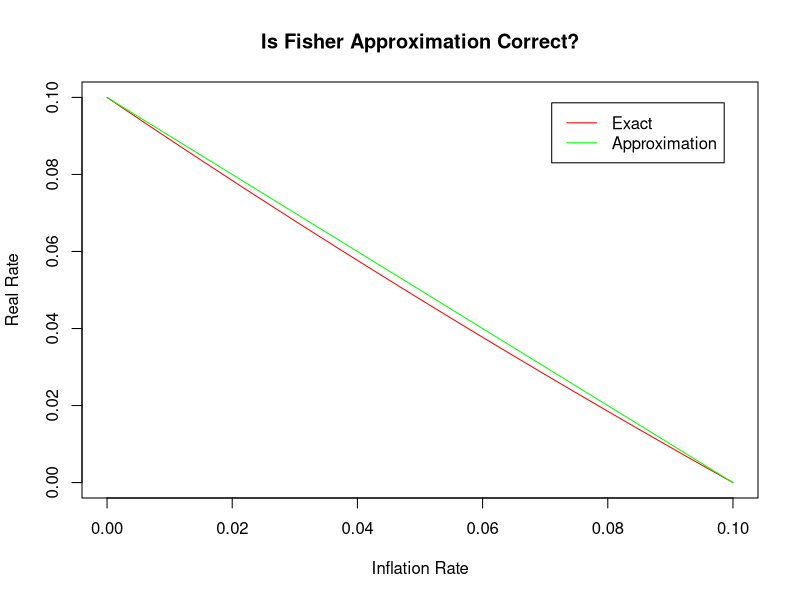
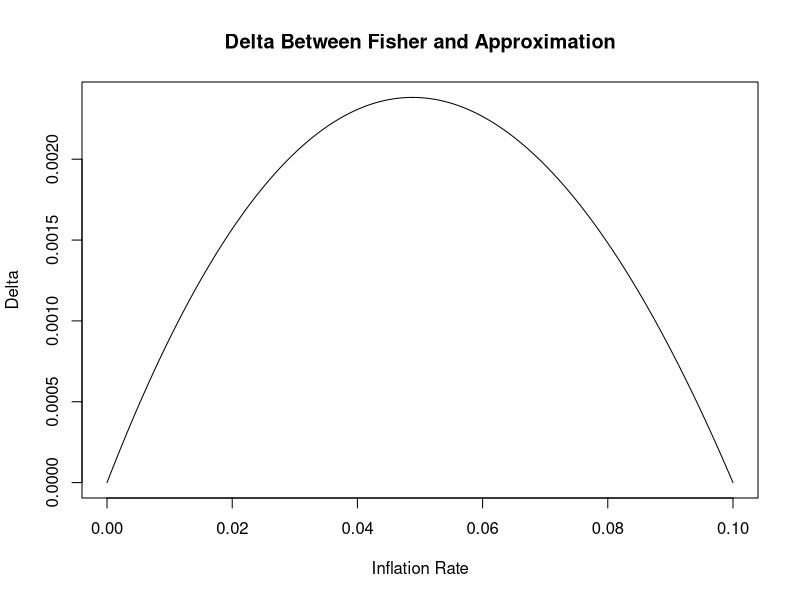

These figures' R source, in order: (Note: this script raises an error after producing the figures.)
# Set the nominal interest rate and range of inflation values
i <- 0.1  # Fixed nominal interest rate (10%)
pi <- seq(0, 0.1, 0.0001)  # Inflation values from 0% to 10%

# Exact Fisher Equation
y1 <- function(i, pi) {
  return((1 + i) / (1 + pi) - 1)
}

# Approximate Fisher Equation
y2 <- function(i, pi) {
  return(i - pi)
}

# Plot Exact vs. Approximate Fisher Equations
plot(pi, y1(i, pi), 
     main = "Is Fisher Approximation Correct?", 
     xlab = "Inflation Rate", 
     ylab = "Real Rate", 
     type = "l", col = "red")
lines(pi, y2(i, pi), col = "green")
legend('topright', inset = 0.05, c("Exact", "Approximation"), lty = 1, col = c("red", "green"))

# Delta Computation
y3 <- function(i, pi) {
  return(abs(y1(i, pi) - y2(i, pi)))
}

# Plot Delta Between Exact and Approximate Fisher Equation
plot(pi, y3(i, pi), 
     main = "Delta Between Fisher and Approximation", 
     xlab = "Inflation Rate", 
     ylab = "Delta", 
     type = "l")

# Real Rate Depending on Both Nominal and Inflation Rate

# Define the range of values for nominal interest rates i and inflation rates pi
i_seq <- seq(0, 0.5, by = 0.01)  # Nominal rates from 0% to 50%
pi_seq <- seq(0, 0.5, by = 0.01)  # Inflation rates from 0% to 50%

# Create a grid of values
grid <- expand.grid(i = i_seq, pi = pi_seq)

# Apply the delta function to the grid
grid$delta <- mapply(y3, grid$i, grid$pi)

# Visualize the Delta as a Heatmap
ggplot(grid, aes(x = i, y = pi, fill = delta)) +
  geom_tile() +
  scale_fill_viridis_c() +
  labs(title = "Heatmap of Delta Between Exact and Approximate Fisher Equation",
       x = "Nominal Rate",
       y = "Inflation Rate",
       fill = "Delta")